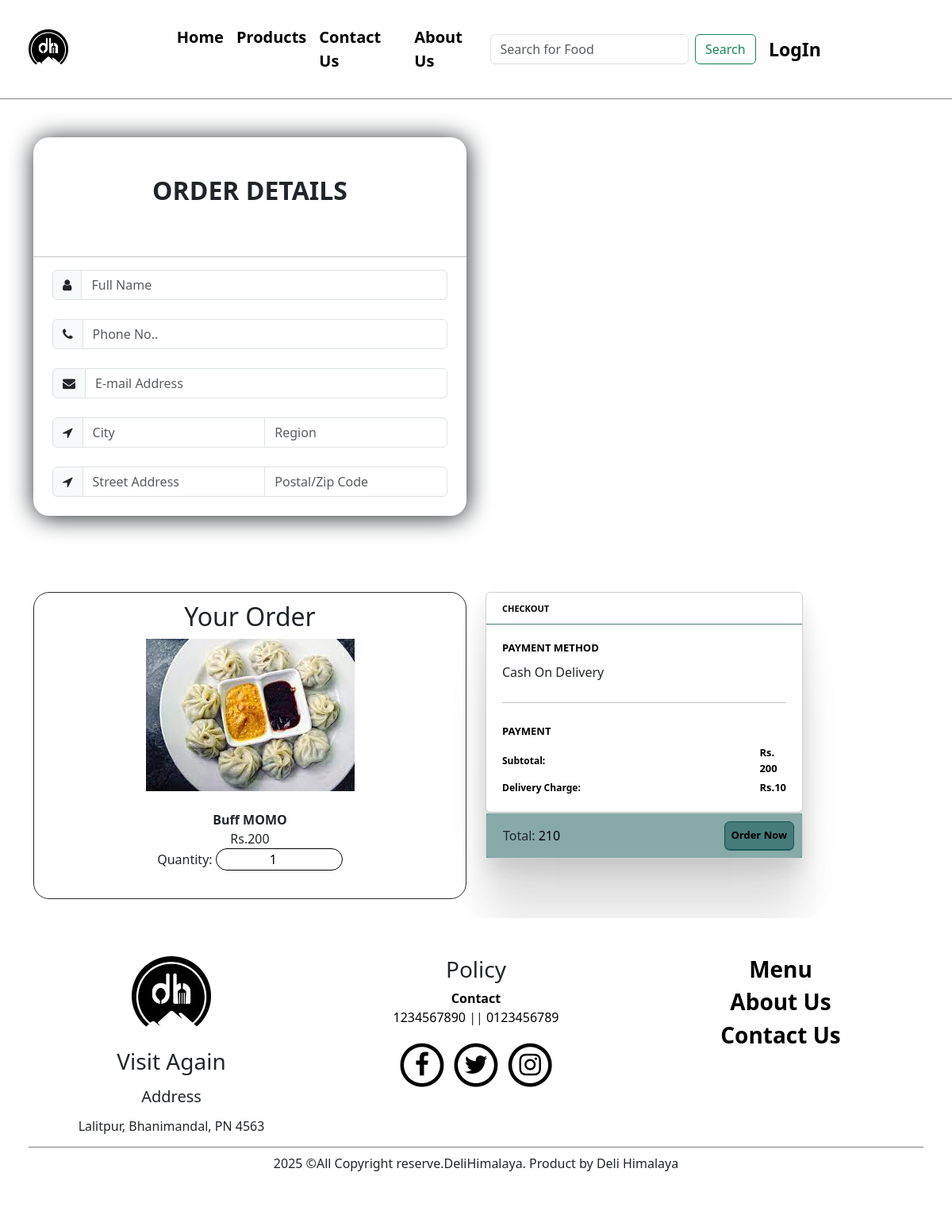
Screenshot of /order/14 with the database file from the repository.
### dhapp/models.py (models this page shows, shortened)
class Product(models.Model):
    image = models.ImageField(upload_to='images')
    product_name = models.CharField(max_length=100)
    price = models.IntegerField()
    description = models.TextField()
    delivery_charge = models.IntegerField(blank=True, null=True)
    category = models.CharField(max_length=100)

### dhapp/views.py (the view, shortened to what this page needs)
# urls.py: path('order/<int:id>',views.Order.orderPurchase,name='order'),
    def orderPurchase(request,id):
        ord = Product.objects.get(id=id)
        price = ord.price
        delivery_charge = ord.delivery_charge
        total = price + delivery_charge
        ddd = datetime.datetime.now()
        return render(request, 'orders/order.html',{'ddd':ddd,'ord':ord,'total':total})

### dhapp/templates/orders/order.html (shortened to what this page needs)
{% extends '../main/base.html' %}
{% load static %}
{% block header %}
<link rel="stylesheet" href="{% static 'css/orderCss/order.css' %}">
{% endblock header %}
{% block content %}
<div class="container-fluid main-body">
  <div class="container">
    <div class="row bdr">
      <div class="col-sm-6 text-center justify-content-center py-5">
        <div class="box0">
          <h2 class="text-center py-5"><strong>ORDER DETAILS</strong></h2>
        <hr>
        <div class="container-fluid order-container-body">
        <div class="container order-form-container mb-5">
          <form action="{% url 'order' ord.id %}" method="POST">
            <div class="input-group mb-4">
                <span class="input-group-text"><i class="fa fa-user"></i></span>
                <input type="text" placeholder="Full Name" name="fullname" class="form-control" required>
            </div>
            <div class="input-group mb-4">
                <span class="input-group-text"><i class="fa fa-phone"></i></span>
                <input type="number"  placeholder="Phone No.." name="phoneNo" class="form-control" required>
            </div>
            <div class="input-group flex-nowrap mb-4">
                <span class="input-group-text" id="addon-wrapping"><i class="fa fa-envelope"></i></i></span>
                <input type="email" class="form-control" name="email" placeholder="E-mail Address" id="exampleInputEmail1" aria-describedby="addon-wrapping" required>
            </div>
            <div class="input-group flex-nowrap mb-4">
                <span class="input-group-text" id="addon-wrapping"><i class="fa fa-location-arrow"></i></span>
                <input type="text" class="form-control" name="city" placeholder="City" aria-label="address" aria-describedby="addon-wrapping" required>
                <input type="text" class="form-control" name="region" placeholder="Region" aria-label="address" aria-describedby="addon-wrapping" required>
              </div>
              <div class="input-group flex-nowrap mb-4">
                <span class="input-group-text" id="addon-wrapping"><i class="fa fa-location-arrow"></i></span>
                <input type="text" class="form-control" name="street-address" placeholder="Street Address" aria-label="address" aria-describedby="addon-wrapping" required>
                <input type="text" class="form-control" name="zip-code" placeholder="Postal/Zip Code" aria-label="address" aria-describedby="addon-wrapping" required>
              </div>
            </div>
            </div>
          </div>
        </div>
          <div class="container">
            <div class="wrapper">
              <div class="row">
                <div class="col-sm-6 mb-4">
                  <div class="box text-center">
                    <h2>Your Order</h2>
                    <div class="form">
                      <label><img src="{{ord.image.url}}" alt=""></label><br><br>
                      <label> <strong>{{ord.product_name}} </strong></label><br>
                      <label>Rs.{{ord.price}}</label> <br>
                      <label for="quantity">Quantity:</label>
                      <input type="number" name='quantitys' class='input-form-order-qualtity'  id="quantity" value="1" min="1" required='required'><br><br>
                    </div>
                  </div>
                </div>
                <div class="col-sm-6 mb-5">
                  <div class="card cart">
                    <label class="title">CHECKOUT</label>
                    <div class="steps">
                      <div class="step">
                        <div>
                          <span>PAYMENT METHOD</span>
                          Cash On Delivery
                        </div>
                        <hr>
                        <div class="payments">
                          <span>PAYMENT</span>
                          <div class="details">
                            <span>Subtotal:</span>
                            <span>Rs.<label for="price">{{ord.price}}</label><br>
                            </span>
                            <span>Delivery Charge:</span>
                            <span>Rs.{{ord.delivery_charge}} </span>
                          </div>
                        </div>
                      </div>
                    </div>
                  </div>
                  <div class="card checkout">
                    <div class="footer">
                      <span>
                        <table>
                          <tr>
                            <td>Total: </td>
                            <td>
                              <input type="number" name='total_price' class='input-form-order'  id="total-price" value="{{total}}" readonly>
                            </td>
                          </tr>
                        </table>
                      </span>
                      <input class="checkout-btn" type="submit" value="Order Now">
                    </div>
                  </div>
                </div>
              </div>
            </div>
          </div>
      </div>
  </div>
</div>
{% endblock content %}

### dhapp/static/css/orderCss/order.css (style rules this page uses)
.main-body { background: #ffffff !important; }
.container { display: grid; grid-template-columns: auto; gap: 0px; }
hr { height: 1px; background-color: rgba(16, 86, 82, .75); border: none; }
.card { width: 400px; background: rgb(255, 250, 235); box-shadow: 0px 187px 75px rgba(0, 0, 0, 0.01), 0px 105px 63px rgba(0, 0, 0, 0.05), 0px 47px 47px rgba(0, 0, 0, 0.09), 0px 12px 26px rgba(0, 0, 0, 0.1), 0px 0px 0px rgba(0, 0, 0, 0.1); }
.title { width: 100%; height: 40px; position: relative; display: flex; align-items: center; padding-left: 20px; border-bottom: 1px solid rgba(16, 86, 82, .75); font-weight: 700; font-size: 11px; color: #000000; }
.cart { border-radius: 19px 19px 0px 0px; }
.cart .steps { display: flex; flex-direction: column; padding: 20px; }
.cart .steps .step { display: grid; gap: 10px; }
.cart .steps .step span { font-size: 13px; font-weight: 600; color: #000000; margin-bottom: 8px; display: block; }
.payments .details { display: grid; grid-template-columns: 10fr 1fr; padding: 0px; gap: 5px; }
.payments .details span:nth-child(odd) { font-size: 12px; font-weight: 600; color: #000000; margin: auto auto auto 0; }
.payments .details span:nth-child(even) { font-size: 13px; font-weight: 600; color: #000000; margin: auto 0 auto auto; }
.checkout .footer { display: flex; align-items: center; justify-content: space-between; padding: 10px 10px 10px 20px; background-color: rgba(16, 86, 82, .5); }
.checkout .checkout-btn { display: flex; flex-direction: row; justify-content: center; align-items: center; width: 150px; height: 36px; background: rgba(16, 86, 82, .55); box-shadow: 0px 0.5px 0.5px rgba(16, 86, 82, .75), 0px 1px 0.5px rgba(16, 86, 82, .75); border-radius: 7px; border: 1px solid rgb(16, 86, 82); color: #000000; font-size: 13px; font-weight: 600; transition: all 0.3s cubic-bezier(0.15, 0.83, 0.66, 1); }
.box { border: 1px solid #2e2e2e; border-radius: 20px; padding: 2%; }
.box0 { border-radius: 20px; box-shadow: 1px 2px 30px; }
.input-form-order { border: none !important; font-weight: 500; outline: none; background: transparent; }
.input-form-order-qualtity { border: 1px solid #000; border-radius: 50px; width: 10rem; font-weight: 400; outline: none; text-align: center; }

### dhapp/static/css/style.css (style rules this page uses)
body { background-color: rgb(240, 240, 240); }
.footer { padding: 2%; background: #ffffff; position: relative; margin-bottom: 0%; }

### rows the page displays
Product: image (picture), product_name "Buff MOMO", price "200", delivery_charge "10"
